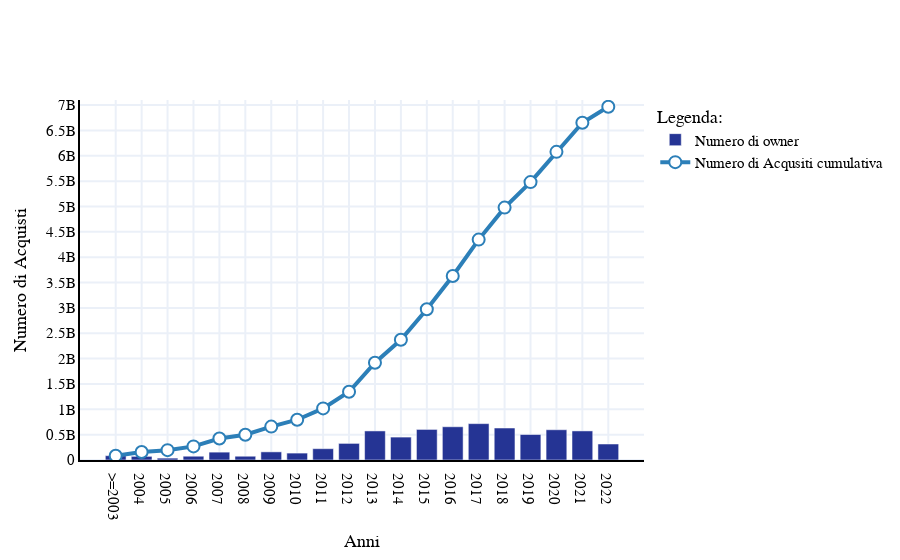

Notebook code cell kept with this figure:
### Code cell
import pandas as pd
import plotly.graph_objs as go
import plotly.express as px
import numpy as np




def valoreOwnerStimatoD(x,y):
    a = x.split()
    return int(int(a[0]) + int(a[2]))/2 + y

def graficoBarrePerEstimated():
    df = pd.read_csv('CodicePerGrafici/fileAggiornato.csv')
    df['Estimated owners'] =  df.apply(lambda x:valoreOwnerStimatoD(x['Estimated owners'],x['Peak CCU']),axis=1)
    df['Release date'] = df['Release date'].astype('datetime64[ns]')
    df['year'] = df['Release date'].apply(lambda x: x.year)

    df = df[['Estimated owners','year']].groupby('year').sum()
    df = df['Estimated owners']

    sum_df = df.cumsum()
    df[2003] = sum_df[2003]

    fig = go.Figure()

    graph1 = go.Bar(
        x=df.index[6:-1],
        y=df[6:-1],
        marker=dict(
            color='#253494' 
            ),
        name ="Numero di owner"
        )
    
    graph2 = go.Scatter(
        x=sum_df.index[6:-1],
        y= sum_df[6:-1],
        line={'width': 4, 'color':'#2c7fb8'},
        marker=dict(
                size=12,
                line={'width': 2, 'color':'#2c7fb8'},
                color='white' 

            ),
        mode="markers+lines",
        name ="Numero di Acqusiti cumulativa"
        )
    

    fig.add_trace(graph1)
    fig.add_trace(graph2)

    fig.update_layout(
        template="plotly_white",
        font_family="Calibri",
        xaxis_title="Anni",
        yaxis_title="Numero di Acquisti",

        plot_bgcolor = '#ffffff',

        xaxis=dict(
            tickmode='array',
            tickvals=df.index[6:-1],
            ticktext=[">=2003",2004,2005,2006,2007,2008,2009,2010,2011,2012,2013,2014,2015,2016,2017,2018,2019,2020,2021,2022]
        ),

        legend=dict(
            title = 'Legenda:',
            bgcolor='white' 
        ),
        
        font=dict( 
            size=15, 
            color='#000000'
        ),
        yaxis=dict(
            dtick=500000000,
            range=(0,7100000000)
        )
        
    )

    fig.update_xaxes(
        showgrid=True,
        gridwidth=2,
        linewidth=2,
        linecolor="black"
        
    )

    fig.update_yaxes(
        showgrid=True,
        gridwidth=2,
        linewidth=2,
        linecolor="black"
    )

    fig.show()

def replaceNanNum(x):
    if x != x:
        return 0
    return x

def diagrammaBarreF2PvsP2P():
    df = pd.read_csv('CodicePerGrafici/fileAggiornatoF2P.csv')
    df['Release date'] = df['Release date'].astype('datetime64[ns]')

    df['year'] = df['Release date'].apply(lambda x: x.year)

    P2P = df[df['F2P'] == False]
    F2P = df[df['F2P'] == True]



    series_P2P = P2P[['year']].value_counts().sort_index()
    series_F2P = F2P[['year']].value_counts().sort_index()

    series_F2P.apply(lambda x : replaceNanNum(x))
    series_P2P.apply(lambda x : replaceNanNum(x))



    sum_p2p = series_P2P.cumsum().sort_index()
    series_P2P[2008] = sum_p2p[2008]
    series_P2P = series_P2P[11:-1]

    sum_f2p = series_F2P.cumsum().sort_index()
    series_F2P[2008] = sum_f2p[2008]
    series_F2P = series_F2P.loc[2008:]          #ci sono dei vuoti negli anni
    

    df = pd.DataFrame(columns = ['P2P', 'F2P'])
    df['P2P'] = round(series_P2P/(series_P2P+series_F2P)*100,2)
    df['F2P'] = round(series_F2P/(series_P2P+series_F2P)*100,2)

    df.reset_index(inplace=True)
    fig = px.bar(df, x=['P2P','F2P'], y='year',
            barmode='stack',
            orientation='h',
            text_auto=True,
            color_discrete_map={'P2P': '#d95f02', 'F2P': '#1b9e77'}
            )
    fig.update_traces(textposition="outside")


    fig.update_layout(
        font_family="Calibri",
        title = "F2P vs P2P",
        xaxis_title="Videogiochi (%)",
        yaxis_title="Anni",
        legend=dict(
            orientation="h",
            yanchor="top",
            y=0.99,
            xanchor="left",
            x=0.01
        ),
        plot_bgcolor = '#ffffff',
        legend_title = "Categorie giochi",
        font=dict( 
            size=17, 
            color="#171a21" 
        ),
        xaxis=dict(
            tickmode='array',
            range = (-5,105),
            tickvals=np.arange(0,101,5),
            ticktext=np.arange(0,101,5),
        ),

        yaxis=dict(
            tickmode='array',
            tickvals=np.arange(2008,2023,1),
            ticktext=np.arange(2008,2023,1)
        ),
    )
    
    
    fig.show()


def uscitePerMese():
    df = pd.read_csv('CodicePerGrafici/fileAggiornatoF2P.csv')
    df['Release date'] = df['Release date'].astype('datetime64[ns]')
    df['month'] = df['Release date'].apply(lambda x: x.month)


    fig = go.Figure()
    series = df['month'].value_counts().sort_index()

    graph = go.Bar(
            x=series.index,
            y=series/sum(series)*100,
            marker=dict(
                color='#2a475e' 
            )
            
        )
    
    fig.add_trace(graph)

    fig.update_layout(
        font_family="Calibri",
        title = "Numero di videogiochi uscite per mese",
        xaxis_title="Mesi",
        yaxis_title="Percentuale giochi usciti(%)",
        xaxis=dict(
            tickmode='array',
            tickvals=series.index,
            ticktext=["Gen","Feb","Mar","Apr","Mag","Giu","Lug","Ago","Set","Ott","Nov","Dic"]
        ),

        plot_bgcolor = '#ffffff',
        
        font=dict( 
            size=17, 
            color="#171a21" 
        )
    )

    fig.update_yaxes(
        showgrid=True,
        dtick = 1,
        gridcolor='#000000',
        zerolinecolor = '#000000',
        zerolinewidth = 0.1,
    )
    fig.show() 


def valoreOwnerStimato(x):
    a = x.split()
    return int((int(a[0]) + int(a[2]))/2)

def diagrammaBarreF2PvsP2PAvgTime():
    df = pd.read_csv('CodicePerGrafici/fileAggiornatoF2P.csv')
    df['Release date'] = df['Release date'].astype('datetime64[ns]')

    df['Estimated owners'] =  df.apply(lambda x:valoreOwnerStimato(x['Estimated owners']),axis=1)
    
    df['year'] = df['Release date'].apply(lambda x: x.year)

    P2P = df[df['F2P'] == False]
    F2P = df[df['F2P'] == True]

    P2P['Average playtime forever'] = P2P['Average playtime forever'] * P2P['Estimated owners']
    F2P['Average playtime forever'] = F2P['Average playtime forever'] * F2P['Estimated owners']

    series_P2P = P2P[['year','Average playtime forever']].groupby('year').sum().sort_index()
    series_F2P = F2P[['year','Average playtime forever']].groupby('year').sum().sort_index()

    sum_p2p = series_P2P.cumsum().sort_index()
    series_P2P.loc[2008] = sum_p2p.loc[2008]
    series_P2P = series_P2P[11:-1]

    sum_f2p = series_F2P.cumsum().sort_index()
    series_F2P.loc[2008] = sum_f2p.loc[2008]
    series_F2P = series_F2P.loc[2008:]          #ci sono dei vuoti negli anni
    

    df = pd.DataFrame(columns = ['P2P', 'F2P'])
    df['P2P'] = round(series_P2P/(series_P2P+series_F2P)*100,2)
    df['F2P'] = round(series_F2P/(series_P2P+series_F2P)*100,2)

    df.reset_index(inplace=True)
    fig = px.bar(df, x=['P2P','F2P'], y='year',
            barmode='stack',
            orientation='h',
            text_auto=True,
            color_discrete_map={'P2P': '#d95f02', 'F2P': '#1b9e77'}
            )
    fig.update_traces(textposition="outside")


    fig.update_layout(
        font_family="Calibri",
        title = "F2P vs P2P AVG TIME FOREVER * E_U",
        xaxis_title="Videogiochi (%)",
        yaxis_title="Anni",
        legend=dict(
            orientation="h",
            yanchor="top",
            y=0.99,
            xanchor="left",
            x=0.01
        ),
        plot_bgcolor = '#ffffff',
        legend_title = "Categorie giochi",
        font=dict( 
            size=17, 
            color="#171a21" 
        ),
        xaxis=dict(
            tickmode='array',
            range = (-5,105),
            tickvals=np.arange(0,101,5),
            ticktext=np.arange(0,101,5),
        ),

        yaxis=dict(
            tickmode='array',
            tickvals=np.arange(2008,2023,1),
            ticktext=np.arange(2008,2023,1)
        ),
    )
    
    
    fig.show()

def diagrammaBarreF2PvsP2PPeakCCU():
    df = pd.read_csv('CodicePerGrafici/fileAggiornatoF2P.csv')
    df['Release date'] = df['Release date'].astype('datetime64[ns]')

    df['year'] = df['Release date'].apply(lambda x: x.year)

    P2P = df[df['F2P'] == False]
    F2P = df[df['F2P'] == True]

    series_P2P = P2P[['year','Peak CCU']].groupby('year').sum().sort_index()
    series_F2P = F2P[['year','Peak CCU']].groupby('year').sum().sort_index()

    sum_p2p = series_P2P.cumsum().sort_index()
    series_P2P.loc[2008] = sum_p2p.loc[2008]
    series_P2P = series_P2P[11:-1]

    sum_f2p = series_F2P.cumsum().sort_index()
    series_F2P.loc[2008] = sum_f2p.loc[2008]
    series_F2P = series_F2P.loc[2008:]          #ci sono dei vuoti negli anni
    

    df = pd.DataFrame(columns = ['P2P', 'F2P'])
    df['P2P'] = round(series_P2P/(series_P2P+series_F2P)*100,2)
    df['F2P'] = round(series_F2P/(series_P2P+series_F2P)*100,2)

    df.reset_index(inplace=True)
    fig = px.bar(df, x=['P2P','F2P'], y='year',
            barmode='stack',
            orientation='h',
            text_auto=True,
            color_discrete_map={'P2P': '#d95f02', 'F2P': '#1b9e77'}
            )
    fig.update_traces(textposition="outside")


    fig.update_layout(
        font_family="Calibri",
        title = "F2P vs P2P PEAK CCU",
        xaxis_title="Videogiochi (%)",
        yaxis_title="Anni",
        legend=dict(
            orientation="h",
            yanchor="top",
            y=0.99,
            xanchor="left",
            x=0.01
        ),
        plot_bgcolor = '#ffffff',
        legend_title = "Categorie giochi",
        font=dict( 
            size=17, 
            color="#171a21" 
        ),
        xaxis=dict(
            tickmode='array',
            range = (-5,105),
            tickvals=np.arange(0,101,5),
            ticktext=np.arange(0,101,5),
        ),

        yaxis=dict(
            tickmode='array',
            tickvals=np.arange(2008,2023,1),
            ticktext=np.arange(2008,2023,1)
        ),
    )
    
    
    fig.show()

graficoBarrePerEstimated()
#diagrammaBarreF2PvsP2P()
#uscitePerMese()
#diagrammaBarreF2PvsP2PAvgTime()
#diagrammaBarreF2PvsP2PPeakCCU()

### Figure 1 — Plotly figure (JSON) as saved in the notebook; plotly's stock layout.template omitted (floating-point values rounded to 4 significant figures)
{"data": [{"marker": {"color": "#253494"}, "name": "Numero di owner", "type": "bar", "x": [2003, 2004, 2005, 2006, 2007, 2008, 2009, 2010, 2011, 2012, 2013, 2014, 2015, 2016, 2017, 2018, 2019, 2020, 2021, 2022], "y": [85289883, 71759016, 37035831, 74463320, 154935393, 74334918, 160526330, 136322029, 223307133, 327405327, 573399821, 452048289, 602903401, 655755110, 717315679, 630763907, 502916798, 596780286, 573581908, 315520370]}, {"line": {"color": "#2c7fb8", "width": 4}, "marker": {"color": "white", "line": {"color": "#2c7fb8", "width": 2}, "size": 12}, "mode": "markers+lines", "name": "Numero di Acqusiti cumulativa", "type": "scatter", "x": [2003, 2004, 2005, 2006, 2007, 2008, 2009, 2010, 2011, 2012, 2013, 2014, 2015, 2016, 2017, 2018, 2019, 2020, 2021, 2022], "y": [85289883, 157048899, 194084730, 268548050, 423483443, 497818361, 658344691, 794666720, 1017973853, 1345379180, 1918779001, 2370827290, 2973730691, 3629485801, 4346801480, 4977565387, 5480482185, 6077262471, 6650844379, 6966364749]}], "layout": {"font": {"color": "#000000", "family": "Calibri", "size": 15}, "legend": {"bgcolor": "white", "title": {"text": "Legenda:"}}, "plot_bgcolor": "#ffffff", "xaxis": {"gridwidth": 2, "linecolor": "black", "linewidth": 2, "showgrid": true, "tickmode": "array", "ticktext": [">=2003", 2004, 2005, 2006, 2007, 2008, 2009, 2010, 2011, 2012, 2013, 2014, 2015, 2016, 2017, 2018, 2019, 2020, 2021, 2022], "tickvals": [2003, 2004, 2005, 2006, 2007, 2008, 2009, 2010, 2011, 2012, 2013, 2014, 2015, 2016, 2017, 2018, 2019, 2020, 2021, 2022], "title": {"text": "Anni"}}, "yaxis": {"dtick": 500000000, "gridwidth": 2, "linecolor": "black", "linewidth": 2, "range": [0, 7100000000], "showgrid": true, "title": {"text": "Numero di Acquisti"}}}}
